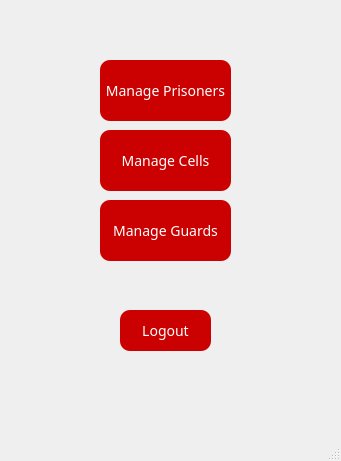
<?xml version="1.0" encoding="UTF-8"?>
<ui version="4.0">
 <class>AdminDashboard</class>
 <widget class="QMainWindow" name="AdminDashboard">
  <property name="geometry">
   <rect>
    <x>0</x>
    <y>0</y>
    <width>341</width>
    <height>461</height>
   </rect>
  </property>
  <property name="windowTitle">
   <string>MainWindow</string>
  </property>
  <property name="styleSheet">
   <string notr="true">*{
	font-family: century gothic;

}

AdminDashboard{
	background-color:#001F3F;
}

#logout_btn,#manage_cells_btn,#manage_guards_btn,#manage_prisoners_btn{
	background-color : #cb0000 ;
	border-radius : 10px;
	color:white;
	font-size: 14px;
}

#logout_btn:hover,
#manage_cells_btn:hover,
#manage_guards_btn:hover,
#manage_prisoners_btn:hover {
    background-color: #850101;
}</string>
  </property>
  <widget class="QWidget" name="centralwidget">
   <widget class="QPushButton" name="manage_prisoners_btn">
    <property name="geometry">
     <rect>
      <x>100</x>
      <y>60</y>
      <width>131</width>
      <height>61</height>
     </rect>
    </property>
    <property name="text">
     <string>Manage Prisoners</string>
    </property>
   </widget>
   <widget class="QPushButton" name="logout_btn">
    <property name="geometry">
     <rect>
      <x>120</x>
      <y>310</y>
      <width>91</width>
      <height>41</height>
     </rect>
    </property>
    <property name="text">
     <string>Logout</string>
    </property>
   </widget>
   <widget class="QPushButton" name="manage_guards_btn">
    <property name="geometry">
     <rect>
      <x>100</x>
      <y>200</y>
      <width>131</width>
      <height>61</height>
     </rect>
    </property>
    <property name="text">
     <string>Manage Guards</string>
    </property>
   </widget>
   <widget class="QPushButton" name="manage_cells_btn">
    <property name="geometry">
     <rect>
      <x>100</x>
      <y>130</y>
      <width>131</width>
      <height>61</height>
     </rect>
    </property>
    <property name="text">
     <string>Manage Cells</string>
    </property>
   </widget>
  </widget>
  <widget class="QMenuBar" name="menubar">
   <property name="geometry">
    <rect>
     <x>0</x>
     <y>0</y>
     <width>341</width>
     <height>20</height>
    </rect>
   </property>
  </widget>
  <widget class="QStatusBar" name="statusbar"/>
 </widget>
 <resources/>
 <connections/>
</ui>
